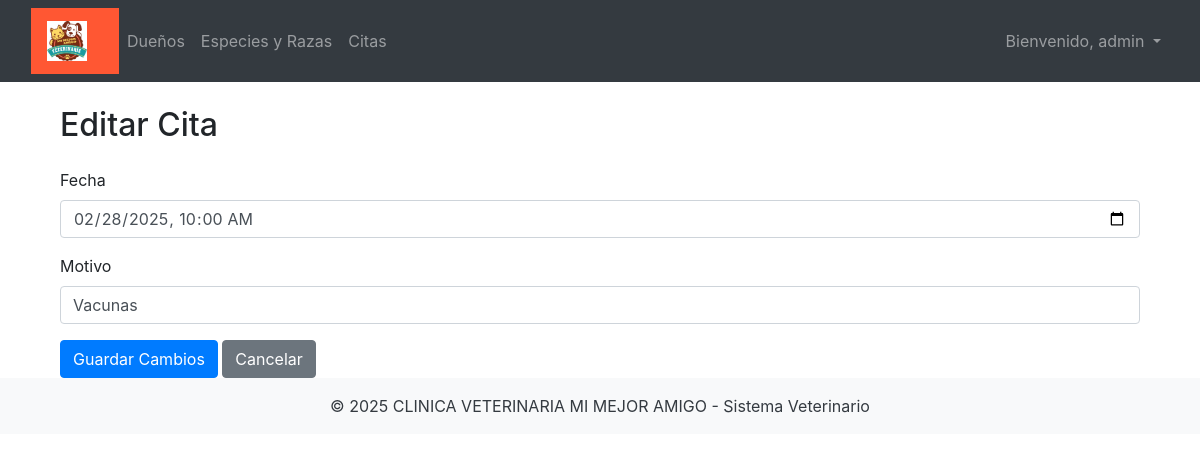
The app's page /appointment/edit/2 (signed in) with its own data.
### app/models/config.py (models this page shows)
class ClinicConfig(db.Model):
    __tablename__ = 'clinic_config'
    id = db.Column(db.Integer, primary_key=True)
    clinic_name = db.Column(db.String(100), nullable=False)
    logo_url = db.Column(db.String(255), nullable=True)
    primary_color = db.Column(db.String(7), nullable=True)
    secondary_color = db.Column(db.String(7), nullable=True)
    welcome_message = db.Column(db.String(255), nullable=True)

### app/models/user.py (models this page shows, shortened)
class User(UserMixin, db.Model):
    id = db.Column(db.Integer, primary_key=True)
    username = db.Column(db.String(64), unique=True, nullable=False)
    email = db.Column(db.String(120), unique=True, nullable=False)
    password_hash = db.Column(db.String(128), nullable=False)
    role = db.Column(db.String(20), nullable=False, default='asistente')  # Por defecto, rol "asistente"

### app/models/appointment.py (models this page shows, shortened)
class Appointment(db.Model):
    id = db.Column(db.Integer, primary_key=True)
    date = db.Column(db.DateTime, nullable=False, default=datetime.utcnow)
    reason = db.Column(db.String(200), nullable=False)
    pet_id = db.Column(db.Integer, db.ForeignKey('pet.id', ondelete='CASCADE'), nullable=False)

### app/routes.py (the view)
@main.route('/appointment/edit/<int:appointment_id>', methods=['GET', 'POST'])
@login_required
def edit_appointment(appointment_id):
    appointment = Appointment.query.get_or_404(appointment_id)
    form = AppointmentForm(obj=appointment)
    form.pet_id.choices = [(p.id, p.name) for p in Pet.query.all()]
    if form.validate_on_submit():
        form.populate_obj(appointment)
        db.session.commit()
        flash('Cita actualizada correctamente.', 'success')
        return redirect(url_for('main.appointments'))
    return render_template('edit_appointment.html', form=form, title="Editar Cita", appointment=appointment)

### app/forms.py
class AppointmentForm(FlaskForm):
    date = DateTimeLocalField('Fecha', format='%Y-%m-%dT%H:%M', validators=[DataRequired()])
    reason = StringField('Motivo', validators=[DataRequired(), Length(max=200)])
    pet_id = SelectField('Mascota', coerce=int, validators=[DataRequired()])
    submit = SubmitField('Guardar')

### app/__init__.py (called while the page is built)
@login_manager.user_loader
def load_user(user_id):
    from app.models.user import User
    return User.query.get(int(user_id))

def create_app():
    app = Flask(__name__)
    app.config.from_object('config.Config')
    db.init_app(app)
    login_manager.init_app(app)
    mail.init_app(app)
    migrate.init_app(app, db)
    from app.models.config import ClinicConfig
    from app.routes import main
    app.register_blueprint(main)
    from app.auth.routes import auth
    app.register_blueprint(auth, url_prefix='/auth')
    @app.context_processor
    def inject_clinic_config():
        config = ClinicConfig.query.first()
        return dict(config=config)
    return app

### app/templates/edit_appointment.html (shortened to what this page needs)
{% extends "base.html" %}
{% block content %}
<div class="container">
    <h2 class="my-4">Editar Cita</h2>
    <form method="POST">
        <div class="mb-3">
			{{ form.date.label(class="form-label") }}
			{{ form.date(class="form-control", type="datetime-local", value=appointment.date.strftime('%Y-%m-%dT%H:%M')) }}
		</div>
        <div class="mb-3">
            {{ form.reason.label(class="form-label") }}
            {{ form.reason(class="form-control", rows="4") }}
        </div>
        <button type="submit" class="btn btn-primary">Guardar Cambios</button>
        <a href="{{ url_for('main.pet_detail', pet_id=form.pet_id.data) }}" class="btn btn-secondary">Cancelar</a>
    </form>
</div>
{% endblock %}

### app/templates/base.html (shortened to what this page needs)
<!DOCTYPE html>
<html lang="es">
<head>
  <link rel="stylesheet" href="{{ url_for('static', filename='css/bootstrap.min.css') }}">
  <link rel="stylesheet" href="{{ url_for('static', filename='css/intlTelInput.min.css') }}">
</head>
<body>
<nav class="navbar navbar-expand-lg navbar-dark bg-dark">
	<div class="container-fluid">
    <nav class="navbar" style="background-color: {{ config.primary_color }};">
		<a class="navbar-brand" href="/">
			<img src="{{ config.logo_url }}" alt="Logo" height="40">
		</a>
	</nav>
    <div class="collapse navbar-collapse justify-content-between" id="navbarNav">
      <ul class="navbar-nav">
        <li class="nav-item">
          <a class="nav-link" href="{{ url_for('main.list_owners') }}">Dueños</a>
        </li>
        <li class="nav-item">
          <a class="nav-link" href="{{ url_for('main.list_species') }}">Especies y Razas</a>
        </li>
        <li class="nav-item">
          <a class="nav-link" href="{{ url_for('main.appointments') }}">Citas</a>
        </li>
      </ul>
      <ul class="navbar-nav">
        {% if current_user.is_authenticated %}
        <li class="nav-item dropdown">
          <a class="nav-link dropdown-toggle" href="#" id="userDropdown" role="button" data-bs-toggle="dropdown"
            aria-expanded="false">
            Bienvenido, {{ current_user.username }}
          </a>
        </li>
        {% else %}
        <li class="nav-item">
          <a class="nav-link" href="{{ url_for('auth.login') }}">Iniciar Sesión</a>
        </li>
        {% endif %}
      </ul>
    </div>
  </div>
</nav>
  <div class="container mt-4 flex-grow-1">
    {% block content %}{% endblock %}
  </div>
  <footer class="bg-light text-center text-dark py-3">
    <p class="mb-0">© 2025 {{ config.clinic_name }} - Sistema Veterinario</p>
  </footer>
</body>
</html>

### records on screen
ClinicConfig: logo_url (picture), clinic_name "CLINICA VETERINARIA MI MEJOR AMIGO"
User: username "admin"
Appointment: date "02/28/2025 10:00", reason "Vacunas"
